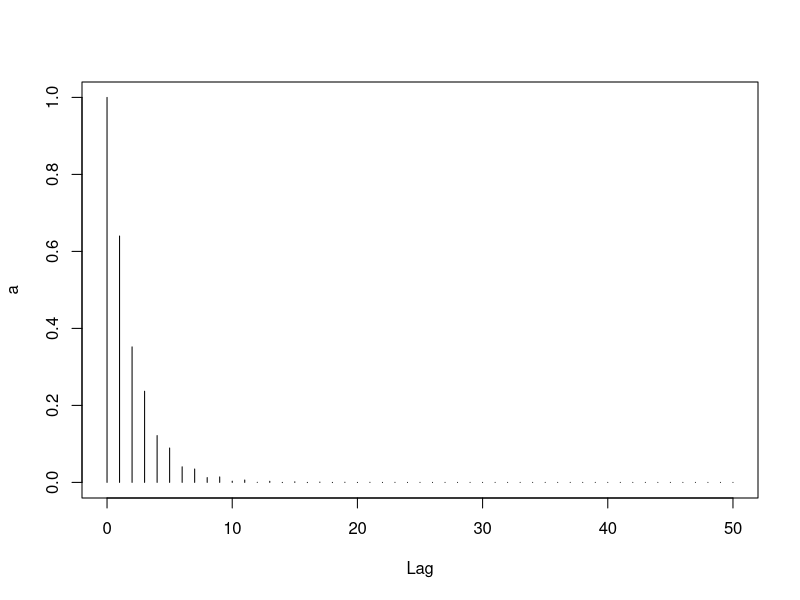
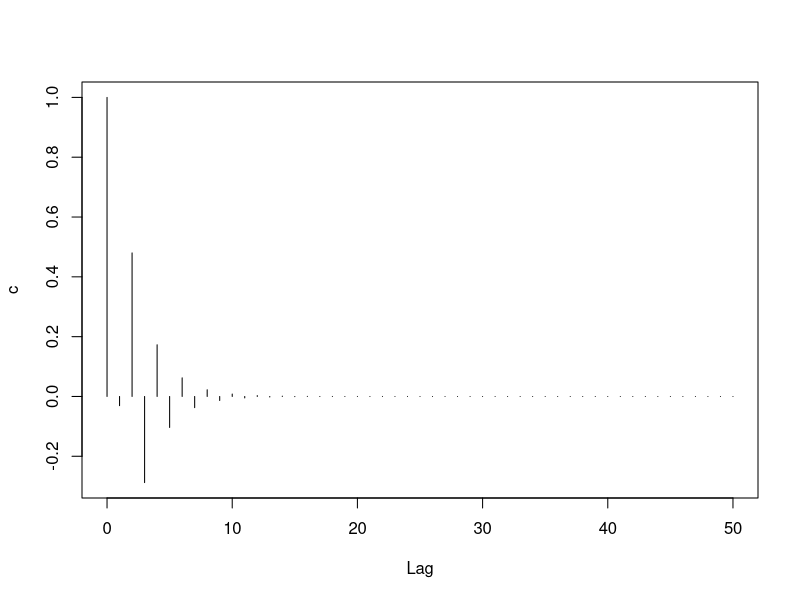
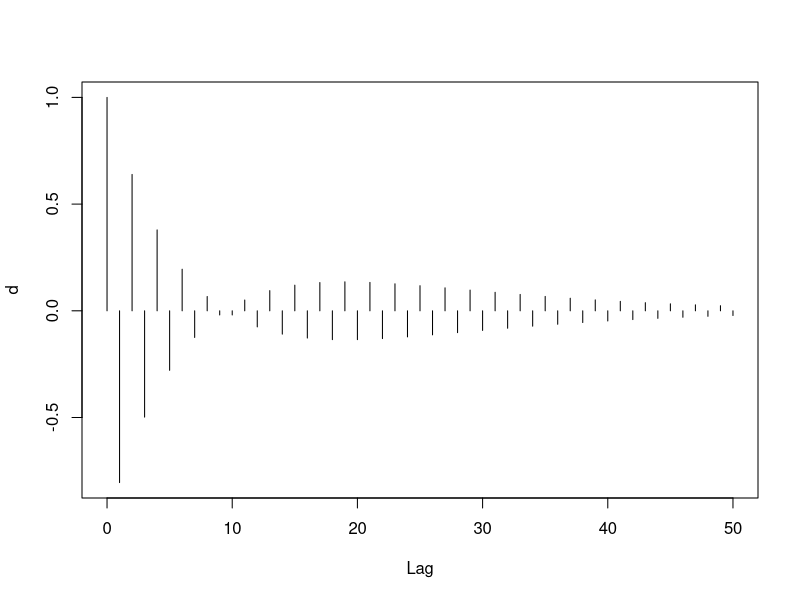
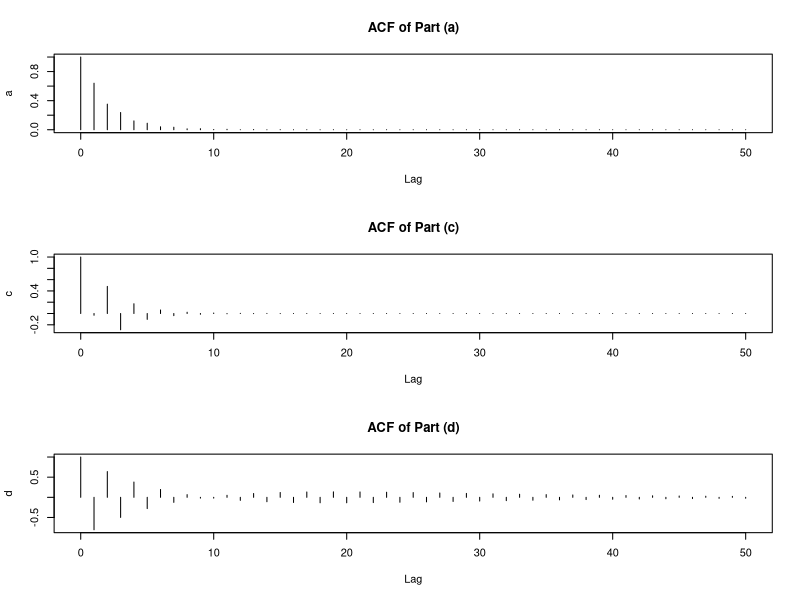

Write R code to recreate these figures, in order.
#hw 5

#acf for a

a <- ARMAacf(ar=c(-0.2, 0.48), ma = 1, lag.max=50)
plot(0:50,a,type='h',xlab='Lag')

#acf for c

c <- ARMAacf(ar=c(-0.6), ma=c(1, 1.2),lag.max=50)
plot(0:50,c,type='h',xlab='Lag')

#acf for d

d <- ARMAacf(ar=c(-1.8, -0.81), ma=c(1),lag.max=50)
plot(0:50,d,type='h',xlab='Lag')

#plot them all
par(mfrow = c(3,1))
plot(0:50,a,type='h',xlab='Lag', main = "ACF of Part (a)")
plot(0:50,c,type='h',xlab='Lag', main = "ACF of Part (c)")
plot(0:50,d,type='h',xlab='Lag', main = "ACF of Part (d)")

dev.off()